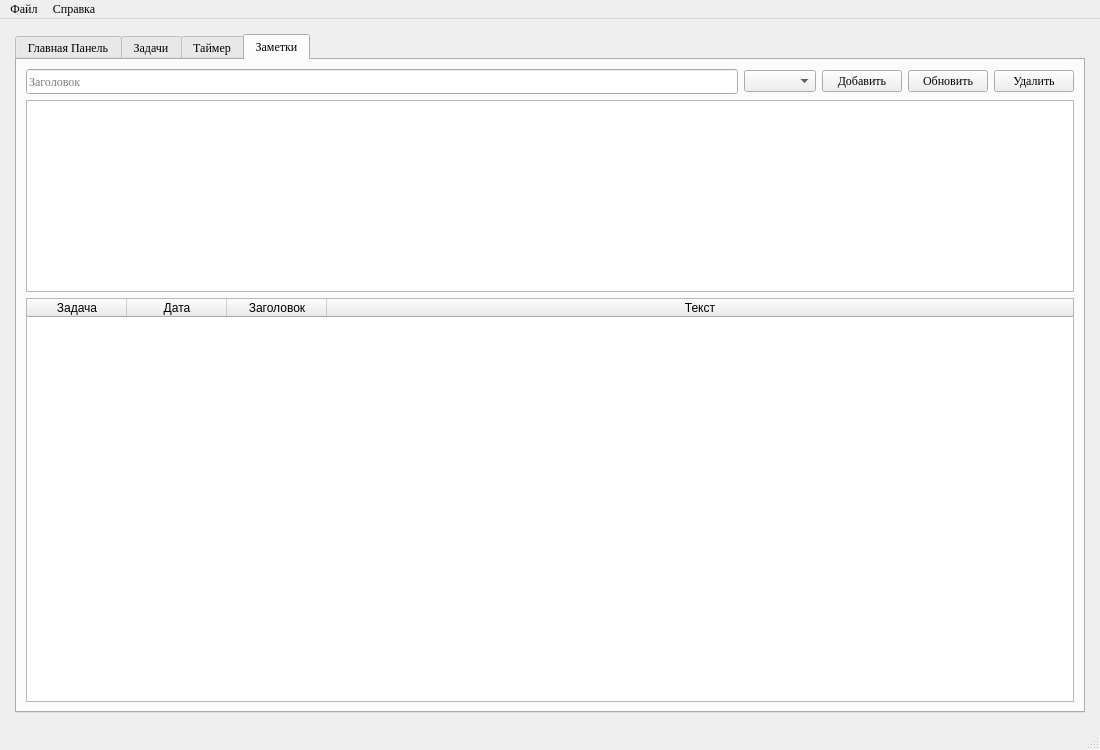
<?xml version="1.0" encoding="UTF-8"?>
<ui version="4.0">
 <class>MainWindow</class>
 <widget class="QMainWindow" name="MainWindow">
  <property name="geometry">
   <rect>
    <x>0</x>
    <y>0</y>
    <width>1100</width>
    <height>750</height>
   </rect>
  </property>
  <property name="minimumSize">
   <size>
    <width>0</width>
    <height>60</height>
   </size>
  </property>
  <property name="font">
   <font>
    <family>Times New Roman</family>
   </font>
  </property>
  <property name="windowTitle">
   <string>FIBER Task Manager</string>
  </property>
  <widget class="QWidget" name="centralwidget">
   <layout class="QVBoxLayout" name="verticalLayout">
    <property name="spacing">
     <number>10</number>
    </property>
    <property name="leftMargin">
     <number>15</number>
    </property>
    <property name="topMargin">
     <number>15</number>
    </property>
    <property name="rightMargin">
     <number>15</number>
    </property>
    <property name="bottomMargin">
     <number>15</number>
    </property>
    <item>
     <widget class="QTabWidget" name="tabWidget">
      <property name="font">
       <font>
        <family>Times New Roman</family>
       </font>
      </property>
      <property name="currentIndex">
       <number>3</number>
      </property>
      <widget class="QWidget" name="tabDashboard">
       <attribute name="title">
        <string>Главная Панель</string>
       </attribute>
       <layout class="QVBoxLayout" name="verticalLayout_5">
        <item>
         <layout class="QGridLayout" name="gridLayout">
          <property name="spacing">
           <number>15</number>
          </property>
          <item row="0" column="0">
           <widget class="QFrame" name="frameTodayTasks">
            <property name="class" stdset="0">
             <string>card</string>
            </property>
            <layout class="QVBoxLayout" name="verticalLayout_2">
             <item>
              <widget class="QLabel" name="label_today_tasks_title">
               <property name="text">
                <string>Задачи на сегодня</string>
               </property>
               <property name="class" stdset="0">
                <string>card-title</string>
               </property>
              </widget>
             </item>
             <item>
              <widget class="QLabel" name="label_today_tasks_value">
               <property name="text">
                <string>0</string>
               </property>
               <property name="alignment">
                <set>Qt::AlignmentFlag::AlignCenter</set>
               </property>
              </widget>
             </item>
            </layout>
           </widget>
          </item>
          <item row="0" column="1">
           <widget class="QFrame" name="frameCompletedTasks">
            <property name="class" stdset="0">
             <string>card</string>
            </property>
            <layout class="QVBoxLayout" name="verticalLayout_3">
             <item>
              <widget class="QLabel" name="label_completed_tasks_title">
               <property name="text">
                <string>Выполнено</string>
               </property>
               <property name="class" stdset="0">
                <string>card-title</string>
               </property>
              </widget>
             </item>
             <item>
              <widget class="QLabel" name="label_completed_tasks_value">
               <property name="text">
                <string>0</string>
               </property>
               <property name="alignment">
                <set>Qt::AlignmentFlag::AlignCenter</set>
               </property>
              </widget>
             </item>
            </layout>
           </widget>
          </item>
          <item row="1" column="0">
           <widget class="QFrame" name="framePendingTasks">
            <property name="class" stdset="0">
             <string>card</string>
            </property>
            <layout class="QVBoxLayout" name="verticalLayout_4">
             <item>
              <widget class="QLabel" name="label_pending_tasks_title">
               <property name="text">
                <string>В ожидании</string>
               </property>
               <property name="class" stdset="0">
                <string>card-title</string>
               </property>
              </widget>
             </item>
             <item>
              <widget class="QLabel" name="label_pending_tasks_value">
               <property name="text">
                <string>0</string>
               </property>
               <property name="alignment">
                <set>Qt::AlignmentFlag::AlignCenter</set>
               </property>
              </widget>
             </item>
            </layout>
           </widget>
          </item>
          <item row="1" column="1">
           <widget class="QFrame" name="frameOverdueTasks">
            <property name="class" stdset="0">
             <string>card</string>
            </property>
            <layout class="QVBoxLayout" name="verticalLayout_6">
             <item>
              <widget class="QLabel" name="label_overdue_tasks_title">
               <property name="text">
                <string>Просрочено</string>
               </property>
               <property name="class" stdset="0">
                <string>card-title</string>
               </property>
              </widget>
             </item>
             <item>
              <widget class="QLabel" name="label_overdue_tasks_value">
               <property name="text">
                <string>0</string>
               </property>
               <property name="alignment">
                <set>Qt::AlignmentFlag::AlignCenter</set>
               </property>
              </widget>
             </item>
            </layout>
           </widget>
          </item>
         </layout>
        </item>
        <item>
         <widget class="QLabel" name="labelRecentTasks">
          <property name="styleSheet">
           <string notr="true">font-size: 16px; font-weight: bold; color: #1c1c1e; margin-top: 10px;</string>
          </property>
          <property name="text">
           <string>Последние задачи</string>
          </property>
         </widget>
        </item>
        <item>
         <widget class="QTableWidget" name="tableRecentTasks">
          <property name="alternatingRowColors">
           <bool>true</bool>
          </property>
          <attribute name="horizontalHeaderVisible">
           <bool>true</bool>
          </attribute>
          <attribute name="horizontalHeaderStretchLastSection">
           <bool>true</bool>
          </attribute>
          <column>
           <property name="text">
            <string>Задача</string>
           </property>
          </column>
          <column>
           <property name="text">
            <string>Приоритет</string>
           </property>
          </column>
          <column>
           <property name="text">
            <string>Статус</string>
           </property>
          </column>
          <column>
           <property name="text">
            <string>Срок</string>
           </property>
          </column>
         </widget>
        </item>
       </layout>
      </widget>
      <widget class="QWidget" name="tabTasks">
       <attribute name="title">
        <string>Задачи</string>
       </attribute>
       <layout class="QVBoxLayout" name="verticalLayout_7">
        <item>
         <layout class="QHBoxLayout" name="horizontalLayoutTasks">
          <item>
           <widget class="QLineEdit" name="lineEditTaskTitle">
            <property name="placeholderText">
             <string>Название</string>
            </property>
           </widget>
          </item>
          <item>
           <widget class="QDateEdit" name="dateEditDueDate">
            <property name="dateTime">
             <datetime>
              <hour>0</hour>
              <minute>0</minute>
              <second>0</second>
              <year>2025</year>
              <month>12</month>
              <day>10</day>
             </datetime>
            </property>
            <property name="displayFormat">
             <string>dd.MM.yyyy</string>
            </property>
            <property name="calendarPopup">
             <bool>true</bool>
            </property>
           </widget>
          </item>
          <item>
           <widget class="QComboBox" name="comboBoxPriority"/>
          </item>
          <item>
           <widget class="QComboBox" name="comboBoxPeriodType"/>
          </item>
          <item>
           <widget class="QPushButton" name="btnAddTask">
            <property name="text">
             <string>Добавить</string>
            </property>
           </widget>
          </item>
          <item>
           <widget class="QPushButton" name="btnUpdateTask">
            <property name="text">
             <string>Обновить</string>
            </property>
           </widget>
          </item>
          <item>
           <widget class="QPushButton" name="btnDelete">
            <property name="text">
             <string>Удалить</string>
            </property>
           </widget>
          </item>
          <item>
           <widget class="QPushButton" name="btnCompleteTask">
            <property name="text">
             <string>Выполнить</string>
            </property>
           </widget>
          </item>
         </layout>
        </item>
        <item>
         <widget class="QTextEdit" name="textEditTaskDescription">
          <property name="enabled">
           <bool>true</bool>
          </property>
          <property name="sizePolicy">
           <sizepolicy hsizetype="Expanding" vsizetype="Minimum">
            <horstretch>0</horstretch>
            <verstretch>0</verstretch>
           </sizepolicy>
          </property>
          <property name="minimumSize">
           <size>
            <width>0</width>
            <height>30</height>
           </size>
          </property>
          <property name="maximumSize">
           <size>
            <width>16777215</width>
            <height>16777215</height>
           </size>
          </property>
          <property name="sizeIncrement">
           <size>
            <width>0</width>
            <height>0</height>
           </size>
          </property>
          <property name="baseSize">
           <size>
            <width>0</width>
            <height>0</height>
           </size>
          </property>
         </widget>
        </item>
        <item>
         <widget class="QTableWidget" name="tableTasks">
          <property name="sizePolicy">
           <sizepolicy hsizetype="Expanding" vsizetype="Expanding">
            <horstretch>0</horstretch>
            <verstretch>0</verstretch>
           </sizepolicy>
          </property>
          <property name="alternatingRowColors">
           <bool>true</bool>
          </property>
          <property name="wordWrap">
           <bool>true</bool>
          </property>
          <attribute name="horizontalHeaderVisible">
           <bool>true</bool>
          </attribute>
          <attribute name="horizontalHeaderCascadingSectionResizes">
           <bool>true</bool>
          </attribute>
          <attribute name="horizontalHeaderMinimumSectionSize">
           <number>40</number>
          </attribute>
          <attribute name="horizontalHeaderStretchLastSection">
           <bool>true</bool>
          </attribute>
          <attribute name="verticalHeaderCascadingSectionResizes">
           <bool>true</bool>
          </attribute>
          <attribute name="verticalHeaderMinimumSectionSize">
           <number>30</number>
          </attribute>
          <column>
           <property name="text">
            <string>Название</string>
           </property>
          </column>
          <column>
           <property name="text">
            <string>Приоритет</string>
           </property>
          </column>
          <column>
           <property name="text">
            <string>Тип</string>
           </property>
          </column>
          <column>
           <property name="text">
            <string>Статус</string>
           </property>
          </column>
          <column>
           <property name="text">
            <string>Срок</string>
           </property>
          </column>
          <column>
           <property name="text">
            <string>Описание</string>
           </property>
          </column>
         </widget>
        </item>
       </layout>
      </widget>
      <widget class="QWidget" name="tabTimer">
       <attribute name="title">
        <string>Таймер</string>
       </attribute>
       <layout class="QVBoxLayout" name="verticalLayout_8">
        <item>
         <widget class="QFrame" name="frameTimer">
          <property name="styleSheet">
           <string notr="true">QFrame#frameTimer {
                background-color: #f5f5f7;
                border-radius: 16px;
                padding: 10px;
                border: 2px solid #d2d2d7;
            }
            QFrame#frameTimer[state=&quot;work&quot;] {
                border-color: #34c759;
                background-color: rgba(52, 199, 89, 0.05);
            }
            QFrame#frameTimer[state=&quot;break&quot;] {
                border-color: #ff9500;
                background-color: rgba(255, 149, 0, 0.05);
            }
            QFrame#frameTimer[state=&quot;stopped&quot;] {
                border-color: #c7c7cc;
                background-color: #f5f5f7;
            }</string>
          </property>
          <layout class="QVBoxLayout" name="verticalLayoutTimer">
           <item>
            <widget class="QLabel" name="labelTimerTitle">
             <property name="font">
              <font>
               <family>Times New Roman</family>
               <pointsize>-1</pointsize>
               <bold>true</bold>
              </font>
             </property>
             <property name="styleSheet">
              <string notr="true">font-size: 18px; font-weight: bold; color: #1c1c1e;</string>
             </property>
             <property name="text">
              <string>Таймер продуктивности</string>
             </property>
             <property name="alignment">
              <set>Qt::AlignmentFlag::AlignCenter</set>
             </property>
            </widget>
           </item>
           <item>
            <widget class="QLabel" name="labelTimerStatus">
             <property name="font">
              <font>
               <family>Times New Roman</family>
               <pointsize>-1</pointsize>
              </font>
             </property>
             <property name="styleSheet">
              <string notr="true">font-size: 16px; color: #6e6e73;</string>
             </property>
             <property name="text">
              <string>Остановлен</string>
             </property>
             <property name="alignment">
              <set>Qt::AlignmentFlag::AlignCenter</set>
             </property>
            </widget>
           </item>
           <item>
            <widget class="QLabel" name="labelTimerTime">
             <property name="font">
              <font>
               <family>Times New Roman</family>
               <pointsize>-1</pointsize>
               <bold>true</bold>
              </font>
             </property>
             <property name="styleSheet">
              <string notr="true">font-size: 48px; font-weight: bold; color: #34c759;</string>
             </property>
             <property name="text">
              <string>00:00:00</string>
             </property>
             <property name="alignment">
              <set>Qt::AlignmentFlag::AlignCenter</set>
             </property>
            </widget>
           </item>
           <item>
            <layout class="QHBoxLayout" name="horizontalLayoutTimer">
             <item>
              <spacer>
               <property name="orientation">
                <enum>Qt::Orientation::Horizontal</enum>
               </property>
               <property name="sizeHint" stdset="0">
                <size>
                 <width>40</width>
                 <height>20</height>
                </size>
               </property>
              </spacer>
             </item>
             <item>
              <widget class="QPushButton" name="btnStartWork">
               <property name="font">
                <font>
                 <family>Times New Roman</family>
                </font>
               </property>
               <property name="styleSheet">
                <string notr="true">background-color: #34c759;</string>
               </property>
               <property name="text">
                <string>Начать</string>
               </property>
              </widget>
             </item>
             <item>
              <widget class="QPushButton" name="btnStartBreak">
               <property name="font">
                <font>
                 <family>Times New Roman</family>
                </font>
               </property>
               <property name="styleSheet">
                <string notr="true">background-color: #ff9500;</string>
               </property>
               <property name="text">
                <string>Перерыв</string>
               </property>
              </widget>
             </item>
             <item>
              <widget class="QPushButton" name="btnStopTimer">
               <property name="font">
                <font>
                 <family>Times New Roman</family>
                </font>
               </property>
               <property name="styleSheet">
                <string notr="true">background-color: #ff3b30;</string>
               </property>
               <property name="text">
                <string>Остановить</string>
               </property>
              </widget>
             </item>
             <item>
              <spacer>
               <property name="orientation">
                <enum>Qt::Orientation::Horizontal</enum>
               </property>
               <property name="sizeHint" stdset="0">
                <size>
                 <width>40</width>
                 <height>20</height>
                </size>
               </property>
              </spacer>
             </item>
            </layout>
           </item>
           <item>
            <layout class="QHBoxLayout" name="horizontalLayout">
             <item>
              <widget class="QComboBox" name="comboBoxTimerTask">
               <property name="minimumSize">
                <size>
                 <width>120</width>
                 <height>0</height>
                </size>
               </property>
               <property name="font">
                <font>
                 <family>Times New Roman</family>
                </font>
               </property>
              </widget>
             </item>
             <item>
              <spacer name="horizontalSpacer">
               <property name="orientation">
                <enum>Qt::Orientation::Horizontal</enum>
               </property>
               <property name="sizeType">
                <enum>QSizePolicy::Policy::Minimum</enum>
               </property>
               <property name="sizeHint" stdset="0">
                <size>
                 <width>30</width>
                 <height>20</height>
                </size>
               </property>
              </spacer>
             </item>
             <item>
              <widget class="QPushButton" name="btnDelete_2">
               <property name="enabled">
                <bool>true</bool>
               </property>
               <property name="sizePolicy">
                <sizepolicy hsizetype="Fixed" vsizetype="Fixed">
                 <horstretch>0</horstretch>
                 <verstretch>0</verstretch>
                </sizepolicy>
               </property>
               <property name="font">
                <font>
                 <family>Times New Roman</family>
                </font>
               </property>
               <property name="text">
                <string>Удалить</string>
               </property>
              </widget>
             </item>
            </layout>
           </item>
           <item>
            <layout class="QHBoxLayout" name="horizontalLayoutStats">
             <item>
              <widget class="QLabel" name="labelTimerStatsWork">
               <property name="font">
                <font>
                 <family>Times New Roman</family>
                 <pointsize>-1</pointsize>
                 <bold>true</bold>
                </font>
               </property>
               <property name="styleSheet">
                <string notr="true">font-size: 14px; color: #34c759; font-weight: bold;</string>
               </property>
               <property name="text">
                <string>Работа: 0ч 0м</string>
               </property>
               <property name="alignment">
                <set>Qt::AlignmentFlag::AlignCenter</set>
               </property>
              </widget>
             </item>
             <item>
              <widget class="QLabel" name="labelTimerStatsBreak">
               <property name="font">
                <font>
                 <family>Times New Roman</family>
                 <pointsize>-1</pointsize>
                 <bold>true</bold>
                </font>
               </property>
               <property name="styleSheet">
                <string notr="true">font-size: 14px; color: #ff9500; font-weight: bold;</string>
               </property>
               <property name="text">
                <string>Отдых: 0ч 0м</string>
               </property>
               <property name="alignment">
                <set>Qt::AlignmentFlag::AlignCenter</set>
               </property>
              </widget>
             </item>
            </layout>
           </item>
          </layout>
         </widget>
        </item>
        <item>
         <widget class="QLabel" name="labelSessionsHistory">
          <property name="styleSheet">
           <string notr="true">font-size: 14px; font-weight: bold; color: #1c1c1e; margin-top: 10px;</string>
          </property>
          <property name="text">
           <string>История сессий</string>
          </property>
         </widget>
        </item>
        <item>
         <widget class="QTableWidget" name="tableSessions">
          <property name="alternatingRowColors">
           <bool>true</bool>
          </property>
          <attribute name="horizontalHeaderVisible">
           <bool>true</bool>
          </attribute>
          <attribute name="horizontalHeaderStretchLastSection">
           <bool>true</bool>
          </attribute>
          <column>
           <property name="text">
            <string>Задача</string>
           </property>
          </column>
          <column>
           <property name="text">
            <string>Тип</string>
           </property>
          </column>
          <column>
           <property name="text">
            <string>Начало</string>
           </property>
          </column>
          <column>
           <property name="text">
            <string>Окончание</string>
           </property>
          </column>
          <column>
           <property name="text">
            <string>Длительность</string>
           </property>
          </column>
         </widget>
        </item>
       </layout>
      </widget>
      <widget class="QWidget" name="tabNotes">
       <attribute name="title">
        <string>Заметки</string>
       </attribute>
       <layout class="QVBoxLayout" name="verticalLayout_9">
        <item>
         <layout class="QHBoxLayout" name="horizontalLayoutNotes">
          <item>
           <widget class="QLineEdit" name="lineEditNoteTitle">
            <property name="minimumSize">
             <size>
              <width>0</width>
              <height>25</height>
             </size>
            </property>
            <property name="font">
             <font>
              <family>Times New Roman</family>
             </font>
            </property>
            <property name="placeholderText">
             <string>Заголовок</string>
            </property>
           </widget>
          </item>
          <item>
           <widget class="QComboBox" name="comboBoxNoteTask"/>
          </item>
          <item>
           <widget class="QPushButton" name="btnAddNote">
            <property name="text">
             <string>Добавить</string>
            </property>
           </widget>
          </item>
          <item>
           <widget class="QPushButton" name="btnUpdateNote">
            <property name="text">
             <string>Обновить</string>
            </property>
           </widget>
          </item>
          <item>
           <widget class="QPushButton" name="btnDelete_3">
            <property name="text">
             <string>Удалить</string>
            </property>
           </widget>
          </item>
         </layout>
        </item>
        <item>
         <widget class="QTextEdit" name="textEditTaskNote">
          <property name="sizePolicy">
           <sizepolicy hsizetype="Expanding" vsizetype="Minimum">
            <horstretch>0</horstretch>
            <verstretch>0</verstretch>
           </sizepolicy>
          </property>
         </widget>
        </item>
        <item>
         <widget class="QTableWidget" name="tableNotes">
          <property name="alternatingRowColors">
           <bool>true</bool>
          </property>
          <attribute name="horizontalHeaderVisible">
           <bool>true</bool>
          </attribute>
          <attribute name="horizontalHeaderStretchLastSection">
           <bool>true</bool>
          </attribute>
          <column>
           <property name="text">
            <string>Задача</string>
           </property>
          </column>
          <column>
           <property name="text">
            <string>Дата</string>
           </property>
          </column>
          <column>
           <property name="text">
            <string>Заголовок</string>
           </property>
          </column>
          <column>
           <property name="text">
            <string>Текст</string>
           </property>
          </column>
         </widget>
        </item>
       </layout>
      </widget>
     </widget>
    </item>
   </layout>
  </widget>
  <widget class="QMenuBar" name="menubar">
   <property name="geometry">
    <rect>
     <x>0</x>
     <y>0</y>
     <width>1100</width>
     <height>20</height>
    </rect>
   </property>
   <widget class="QMenu" name="menuFile">
    <property name="title">
     <string>Файл</string>
    </property>
    <addaction name="actionExit"/>
   </widget>
   <widget class="QMenu" name="menuHelp">
    <property name="title">
     <string>Справка</string>
    </property>
    <addaction name="actionAbout"/>
   </widget>
   <addaction name="menuFile"/>
   <addaction name="menuHelp"/>
  </widget>
  <widget class="QStatusBar" name="statusbar"/>
  <action name="actionExit">
   <property name="text">
    <string>Выход</string>
   </property>
  </action>
  <action name="actionAbout">
   <property name="text">
    <string>О программе</string>
   </property>
  </action>
 </widget>
 <resources/>
 <connections/>
</ui>
